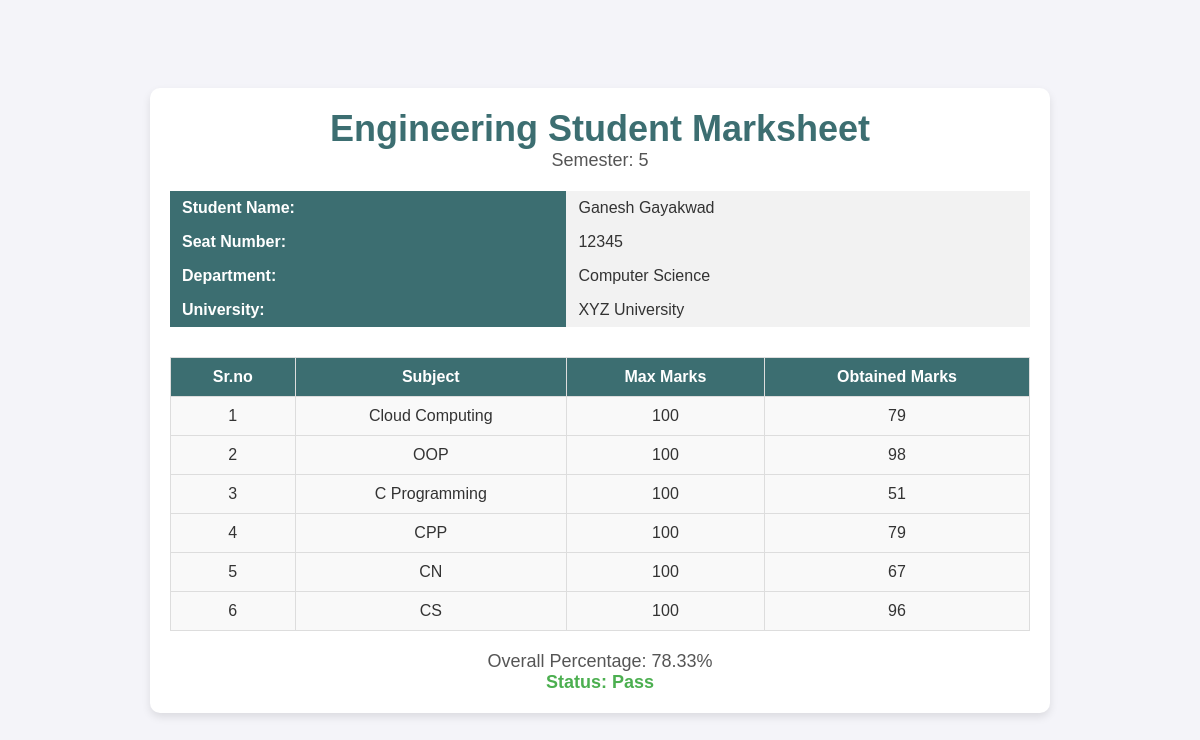
The app's page /marks/STU_236 with its own data.
### studentapp/models.py (models this page shows)
class Marks(models.Model):
    student = models.ForeignKey(Student, on_delete=models.CASCADE)
    subject = models.ForeignKey(Subject, on_delete=models.CASCADE)
    marks = models.IntegerField()

class Subject(models.Model):
    subject_name = models.CharField(max_length=20)

### studentapp/views.py (the view)
# urls.py: path("marks/<id>",marks,name="marks")
def marks(request,id):
    studentId = StudentId.objects.get(student_id=id)
    student = Student.objects.get(student_id=studentId)
    studentMarks = Marks.objects.filter(student=student)
    total_obtained = sum(marks.marks for marks in studentMarks)  # Sum of obtained marks
    total_max = len(studentMarks) * 100  # Max marks (assuming each subject has a max of 100)
    if total_max > 0:
        percentage = (total_obtained / total_max) * 100
    else:
        percentage = 0
    status = "Pass" if percentage >= 40 else "Fail"
    return render(request, 'marks.html', {"studentMarks":studentMarks,"percentage":percentage,"status":status})

### templates/marks.html (shortened to what this page needs)
<!DOCTYPE html>
<html lang="en">
<head>
</head>
<body>
    <div class="container">
        <div class="marksheet-header">
            <h1>Engineering Student Marksheet</h1>
            <p>Semester: 5</p>
        </div>
        <div class="student-details">
            <table>
                <tr>
                    <th>Student Name:</th>
                    <td>Ganesh Gayakwad</td>
                </tr>
                <tr>
                    <th>Seat Number:</th>
                    <td>12345</td>
                </tr>
                <tr>
                    <th>Department:</th>
                    <td>Computer Science</td>
                </tr>
                <tr>
                    <th>University:</th>
                    <td>XYZ University</td>
                </tr>
            </table>
        </div>
        <div class="marks-table">
            <table>
                <thead>
                    <tr>
                        <th>Sr.no</th>
                        <th>Subject</th>
                        <th>Max Marks</th>
                        <th>Obtained Marks</th>
                    </tr>
                </thead>
                <tbody>
                    {%for i in studentMarks%}
                    <tr>
                        <td>{{forloop.counter}}</td>
                        <td>{{i.subject.subject_name}}</td>
                        <td>100</td>
                        <td>{{i.marks}}</td>
                    </tr>
                    {%endfor%}
                </tbody>
            </table>
        </div>
        <div class="footer">
            <p>Overall Percentage: <span id="percentage">{{percentage|floatformat:2}}%</span></p>
            <p>Status: <span id="status">{{status}}</span></p>
        </div>
    </div>
</body>
</html>

### templates/marks.html (style rules this page uses)
* { margin: 0; padding: 0; box-sizing: border-box; }
body { font-family: Arial, sans-serif; background-color: #f4f4f9; color: #333; display: flex; justify-content: center; align-items: center; height: 100vh; }
.container { background-color: #ffffff; width: 80%; max-width: 900px; border-radius: 10px; padding: 20px; box-shadow: 0 4px 8px rgba(0, 0, 0, 0.1); }
.marksheet-header { text-align: center; margin-bottom: 20px; }
.marksheet-header h1 { font-size: 36px; color: #3c6e71; }
.marksheet-header p { font-size: 18px; color: #555; }
.student-details table { width: 100%; margin-bottom: 30px; border-collapse: collapse; }
.student-details th, .student-details td { padding: 8px 12px; text-align: left; }
.student-details th { background-color: #3c6e71; color: #ffffff; }
.student-details td { background-color: #f2f2f2; }
.marks-table table { width: 100%; border-collapse: collapse; }
.marks-table th, .marks-table td { padding: 10px 15px; border: 1px solid #ddd; text-align: center; }
.marks-table th { background-color: #3c6e71; color: white; }
.marks-table td { background-color: #f9f9f9; }
.marks-table tr:nth-child(even) { background-color: #f1f1f1; }
.footer { text-align: center; margin-top: 20px; }
.footer p { font-size: 18px; color: #555; }
.footer p:last-child { font-weight: bold; color: #4caf50; }

### records on screen
Marks: subject.subject_name "Cloud Computing", marks "79"
Marks: subject.subject_name "OOP", marks "98"
Marks: subject.subject_name "C Programming", marks "51"
Marks: subject.subject_name "CPP", marks "79"
Marks: subject.subject_name "CN", marks "67"
Marks: subject.subject_name "CS", marks "96"

### other values on screen
{{ percentage|floatformat:2 }} "78.33"
{{ status }} "Pass"
